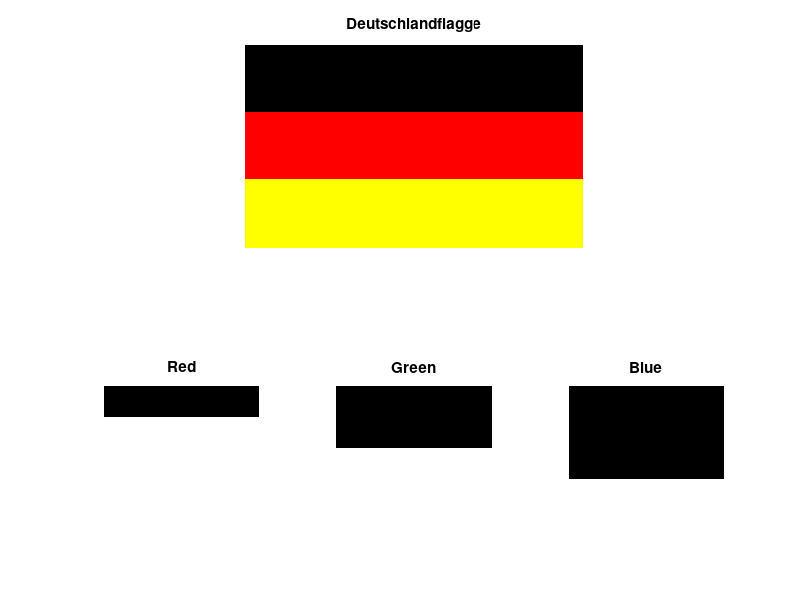

Write the MATLAB code that produced this figure.
% x="Bitte hier die Pixel Dimenssionen der Flagge angeben!";
% x
% vertical_pixels = input("Vertical Pixel: ");
% horizontal_pixels = input("Horizontale Pixel: ");

vertical_pixels=300;
horizontal_pixels=500;

M = [zeros(vertical_pixels,horizontal_pixels)];

Red=M;
Blue=M;
Green=M;

%Black
for y=1:horizontal_pixels
    for x=1:(vertical_pixels*(1/3))
        Red(x,y)=0.00;
        Blue(x,y)=0.00;
        Green(x,y)=0.00;
    end
end

%%
%Rot
for y=1:horizontal_pixels
    for x=(vertical_pixels*(1/3)):(vertical_pixels*(2/3))
        Red(x,y)=1;
    end
end
%%
%Gold / Yello
for y=1:horizontal_pixels
    for x=(vertical_pixels*(2/3)):(vertical_pixels)
        Red(x,y)=1.00;
        Green(x,y)=1.00;
    end
end

rgbFlag=cat(3,Red,Green,Blue);

%Plott
figure('Name','Aufgabe 2: Flagge erstellen','NumberTitle','off');
subplot(2,3,[1,3]);
imshow(rgbFlag);
title('Deutschlandflagge');

subplot(2,3,4);
imshow(Red);
title('Red');

subplot(2,3,5);
imshow(Green);
title('Green');

subplot(2,3,6);
imshow(Blue);
title('Blue');

